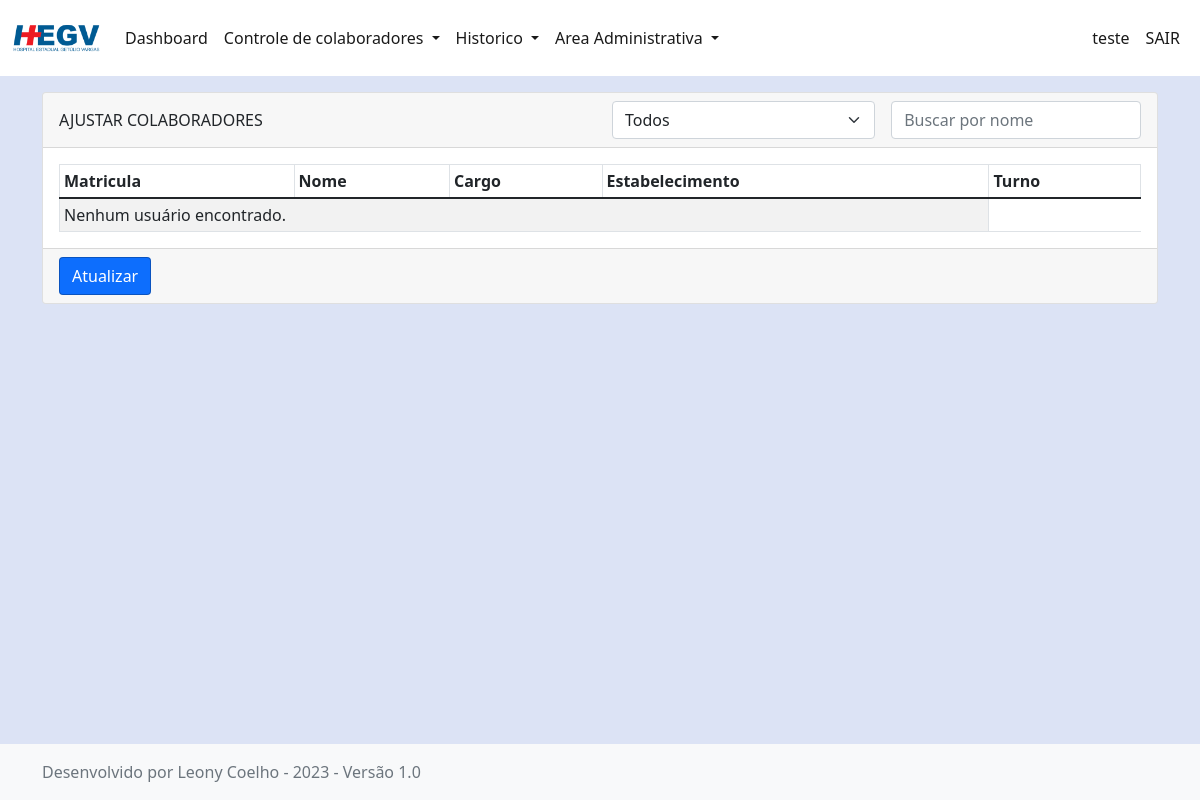
The page /adjust_worker/ (signed in) on the database its author committed.
### app_efetivos/models.py (models this page shows, shortened)
class Global_Settings(models.Model):
    establishment_title = models.CharField(max_length=50, default='Estabelecimento')
    sector_title = models.CharField(max_length=50, default='Setor')
    subSector_title = models.CharField(max_length=50, default='Subsetor')
    shift_title = models.CharField(max_length=50, default='Turno')
    position_title = models.CharField(max_length=50, default='Cargo')
    status_title = models.CharField(max_length=50, default='Status')
    theme = models.ManyToManyField(Theme)
    logo_image =  models.ImageField(upload_to='logos/uploaded_logo', default='logos/logo.png')
    bg_image =  models.ImageField(upload_to='bgs/uploaded_bgs', default='bgs/bg.png')
    institution_name = models.CharField(max_length=60, default='Sua Empresa')

class CustomUser(models.Model):
    user = models.OneToOneField(User, null=True, on_delete=models.CASCADE)
    name = models.CharField(max_length=100, null=True)
    sector = models.ManyToManyField(Sector)
    preset = models.ManyToManyField(Dashboard_Presets)

### app_efetivos/views.py (the view)
# urls.py: path('adjust_worker/',views.adjust_worker, name='adjust_worker'),
@login_required(login_url="/login/")
def adjust_worker(request):
    globalsettings = Global_Settings.objects.all().latest('id')
    position_list = Position.objects.all()
    establishment_list = Establishment.objects.all()
    shift_list = Shift.objects.all()
    sector_list = Sector.objects.all()
    subSector_list = Sub_Sector.objects.all()
    user = request.user
    setores_usuario = user.customuser.sector.all() if hasattr(user, 'customuser') else None
    if setores_usuario:
        workers = Worker.objects.filter(sector_w__in=setores_usuario)
    else:
        workers = None
    status_list = Status.objects.all()
    context = {
        'globalsettings': globalsettings,
        'workers': workers,
        'position_list': position_list,
        'establishment_list': establishment_list,
        'shift_list': shift_list,
        'sector_list': sector_list,
        'subSector_list': subSector_list,
        'status_list': status_list,
        'setores_usuario': setores_usuario,
    }
    return render(request, 'adjust_worker.html', context)

### app_efetivos/templates/adjust_worker.html (shortened to what this page needs)
{% extends 'base.html' %}
{% block conteudo %}
<div class="container">
    <div class="card custom-card">
        <div class="card-header">
            <div class="row">
                <div class="col-xl-6 col-lg-6 col-md-12 col-sm-12 d-flex justify-content-between align-items-center">
                    Ajustar Colaboradores {% if is_mobile %} mobile {% endif %}
                </div>
                <div class="col-xl-6 col-lg-6 col-md-12 col-sm-12 d-flex justify-content-between align-items-center">
                    <select id="filtro-setor" class="form-select" style="margin-left: 0rem; margin-bottom: 0px;">
                        <option value="">Todos</option>
                    </select>
                    <input type="text" id="campo-busca" class="form-control" style="margin-left: 1rem; margin-bottom: 0px;" placeholder="Buscar por nome">
                </div>
            </div>
        </div>
        <div class="card-body">
            <form method="POST" action="{% url 'update_worker' %}">
                <div class="table-responsive">
                    <table class="table table-sm table-hover table-striped table-bordered" id="tabela-workers" style="margin-bottom: 0px;">
                        <thead>
                            <tr class="d-none d-md-table-row" style="white-space: nowrap">
                                <th scope="col" style=" cursor: pointer; " class="sortable d-none d-md-table-cell" data-sort-direction="asc">Matricula </i></th>
                                <th scope="col" style=" cursor: pointer; " class="sortable d-none d-md-table-cell" data-sort-direction="asc">Nome </i></th>
                                <th scope="col" style=" cursor: pointer; " class="sortabled-none d-md-table-cell" data-sort-direction="asc">{{globalsettings.position_title}} </i></th>
                                <th scope="col" style=" cursor: pointer; " class="sortabled-none d-md-table-cell" data-sort-direction="asc">{{globalsettings.establishment_title}} </i></th>
                                <th scope="col" style=" cursor: pointer; " class="sortabled-none d-md-table-cell" data-sort-direction="asc">{{globalsettings.shift_title}} </i></th>
                            </tr>
                        </thead>
                        <tbody>
                            {% for worker in workers %}
                            <tr style="cursor: pointer;" onclick="location.href='/edit_worker/{{ worker.id_worker }}' ">
                                <td data-bs-toggle="modal" data-bs-target="#workerModal{{ worker.id_worker }}" hidden>{{ worker.id_worker }}</td>
                                <td class="align-middle d-none d-md-table-cell" data-bs-toggle="modal" data-bs-target="#workerModal{{ worker.id_worker }}">
                                    {% if worker.number_w %}
                                        {{ worker.number_w|stringformat:'06d' }}
                                    {% else %}
                                        000000
                                    {% endif %}
                                </td>
                                <td class="align-middle d-flex flex-column d-md-table-cell " style="font-weight: bold;" data-bs-toggle="modal" data-bs-target="#workerModal{{ worker.id_worker }}">{{ worker.name_w.split.0 }} {{ worker.name_w.split|last }}</td>
                                <td class="align-middle d-none d-md-table-cell" data-bs-toggle="modal" data-bs-target="#workerModal{{ worker.id_worker }}">
                                    {% for position in worker.position_w.all %}
                                        {{ position.position_name|truncatechars:50|default:"..." }}
                                    {% empty %}
                                        N/A
                                    {% endfor %}
                                </td>
                                <td hidden>{{ worker.sector_w.first.sector_name }}</td>
                                <td class="align-middle d-none d-md-table-cell" data-bs-toggle="modal" data-bs-target="#workerModal{{ worker.id_worker }}">
                                    {% for establishment in worker.establishment_w.all %}
                                        {{ establishment.establishment_name }}
                                    {% empty %}
                                        N/A
                                    {% endfor %}
                                </td>
                                <td class="align-middle d-none d-md-table-cell" data-bs-toggle="modal" data-bs-target="#workerModal{{ worker.id_worker }}">
                                    {% for shift in worker.shift_w.all %}
                                        {{ shift.shift_name }}
                                    {% empty %}
                                        N/A
                                    {% endfor %}
                                </td>
                            </tr>
                            {% empty %}
                            <tr>
                                <td colspan="4">Nenhum usuário encontrado.</td>
                            </tr>
                            {% endfor %}
                        </tbody>
                    </table>
                </div>
            </div>
            <div class="card-footer">
                <button type="submit" class="btn btn-primary customBtn">Atualizar</button>
            </div>
    </div>
</div>
{% endblock %}

### app_efetivos/templates/base.html (shortened to what this page needs)
{% load static %}
<!doctype html>
<html lang="en" class="h-100">
  <head>
    <link href="https://cdn.jsdelivr.net/npm/bootstrap@5.1.3/dist/css/bootstrap.min.css" rel="stylesheet">
    <link rel="stylesheet" type="text/css" href="{% static  globalsettings.theme.first.theme_url  %}"  />
    </head>
    <body style="background-image: url('{{ globalsettings.bg_image.url }}'); background-size: cover; background-repeat: no-repeat;background-attachment: fixed;" class="d-flex flex-column h-100">
        <nav class="navbar navbar-expand-lg customNavbar">
            <div class="container-fluid">
              <a class="navbar-brand" href="{% url 'dashboard' %}">
                <img src="{{ globalsettings.logo_image.url }}" alt="Logo" height="50px">
              </a>
              <div class="collapse navbar-collapse" id="navbarSupportedContent">
                <ul class="navbar-nav me-auto mb-2 mb-lg-0">
                  <li class="nav-item">
                    <a class="nav-link" aria-current="page" href="{% url 'dashboard' %}">Dashboard</a>
                  </li>
                  <li class="nav-item dropdown">
                    <a class="nav-link dropdown-toggle" href="#" id="workerDropdown" role="button" data-bs-toggle="dropdown" aria-expanded="false">
                      Controle de colaboradores
                    </a>
                  </li>
                  <li class="nav-item dropdown">
                    <a class="nav-link dropdown-toggle" href="#" id="workerDropdown" role="button" data-bs-toggle="dropdown" aria-expanded="false">
                      Historico
                    </a>
                  </li>
                  {% if request.user.is_staff %}
                  <li class="nav-item dropdown">
                    <a class="nav-link dropdown-toggle" href="#" id="admDropdown" role="button" data-bs-toggle="dropdown" aria-expanded="false">
                        Area Administrativa
                    </a>
                  </li>
                  {% endif %}
                </ul>
                <div class="d-flex">
                  <ul class="navbar-nav me-auto mb-2 mb-lg-0">
                    <li class="nav-item">
                        <a class="nav-link" href="#">{{user.customuser.name}}</a>
                      </li>
                      <li class="nav-item">
                        <a class="nav-link" href="{% url 'logout_view' %}">SAIR</a>
                      </li>
                    </ul>
                </div>
              </div>
            </div>
          </nav>
        {% block conteudo %}
        {% endblock %}
    </body>
    <footer class="footer mt-auto py-3 bg-light base-footer">
      <div class="container">
        <span class="text-muted">Desenvolvido por Leony Coelho - 2023 - Versão 1.0</span>
      </div>
    </footer>
</html>

### app_efetivos/static/default.css (style rules this page uses)
body { background-color: rgb(220, 227, 245); }
.customNavbar { margin-bottom: 1rem; color: rgba(0, 0, 0, 0.9); background-color: #fff !important; }
.nav-link { color: rgba(0, 0, 0, 0.9); }
.custom-card { margin-bottom: 1.5rem; }
.card-header { text-transform: uppercase; }
.form-control { margin-bottom: 1rem; }
.form-select { margin-bottom: 1rem; }
.btn-primary { border-color: rgba(0, 0, 0, 0.247); }

### rows shown on the page
Global_Settings: logo_image (placeholder picture), position_title "Cargo", establishment_title "Estabelecimento", shift_title "Turno"

### other values the page prints
{{ user.customuser.name }} "teste"
